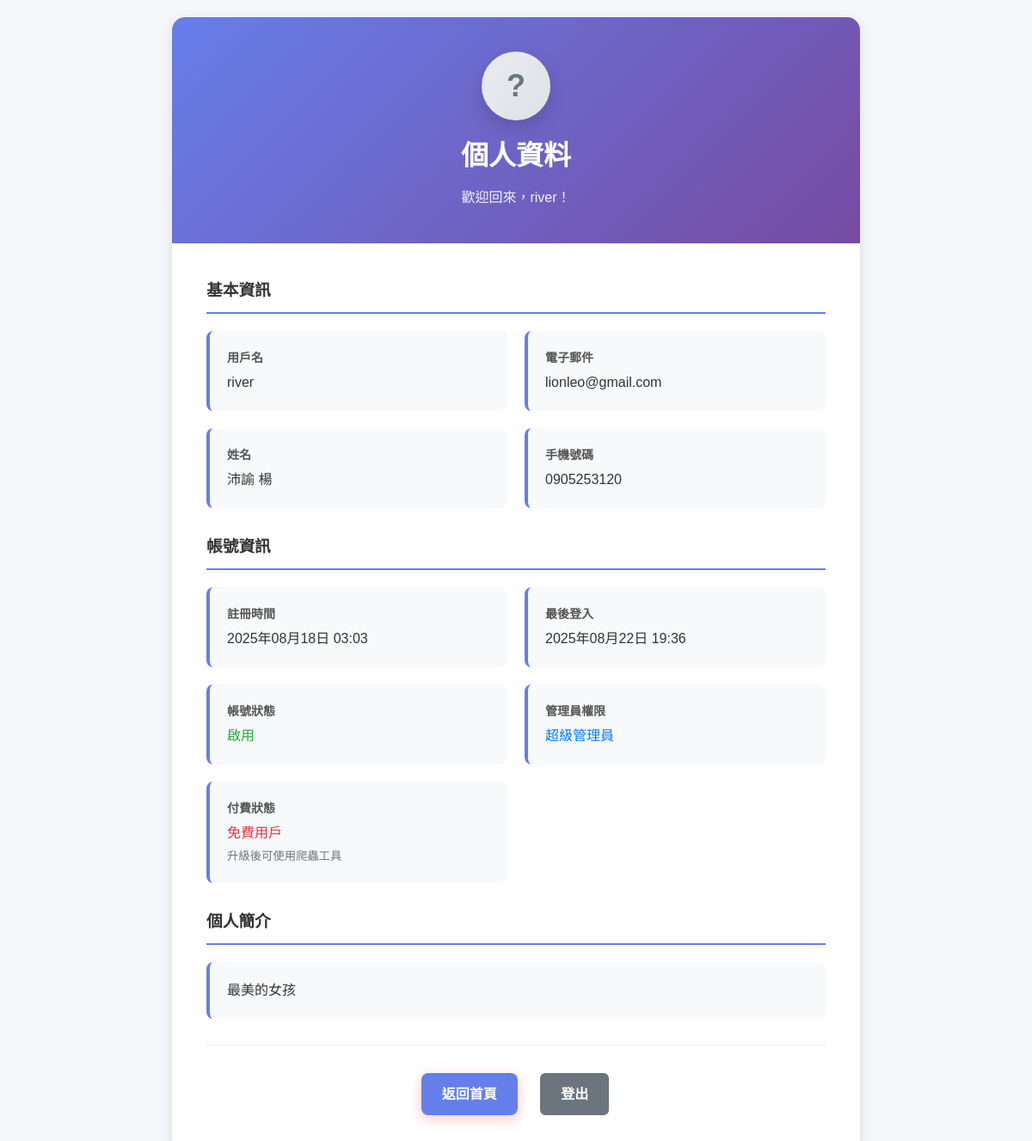
The page /accounts/profile/ (signed in) on the database as committed earlier.
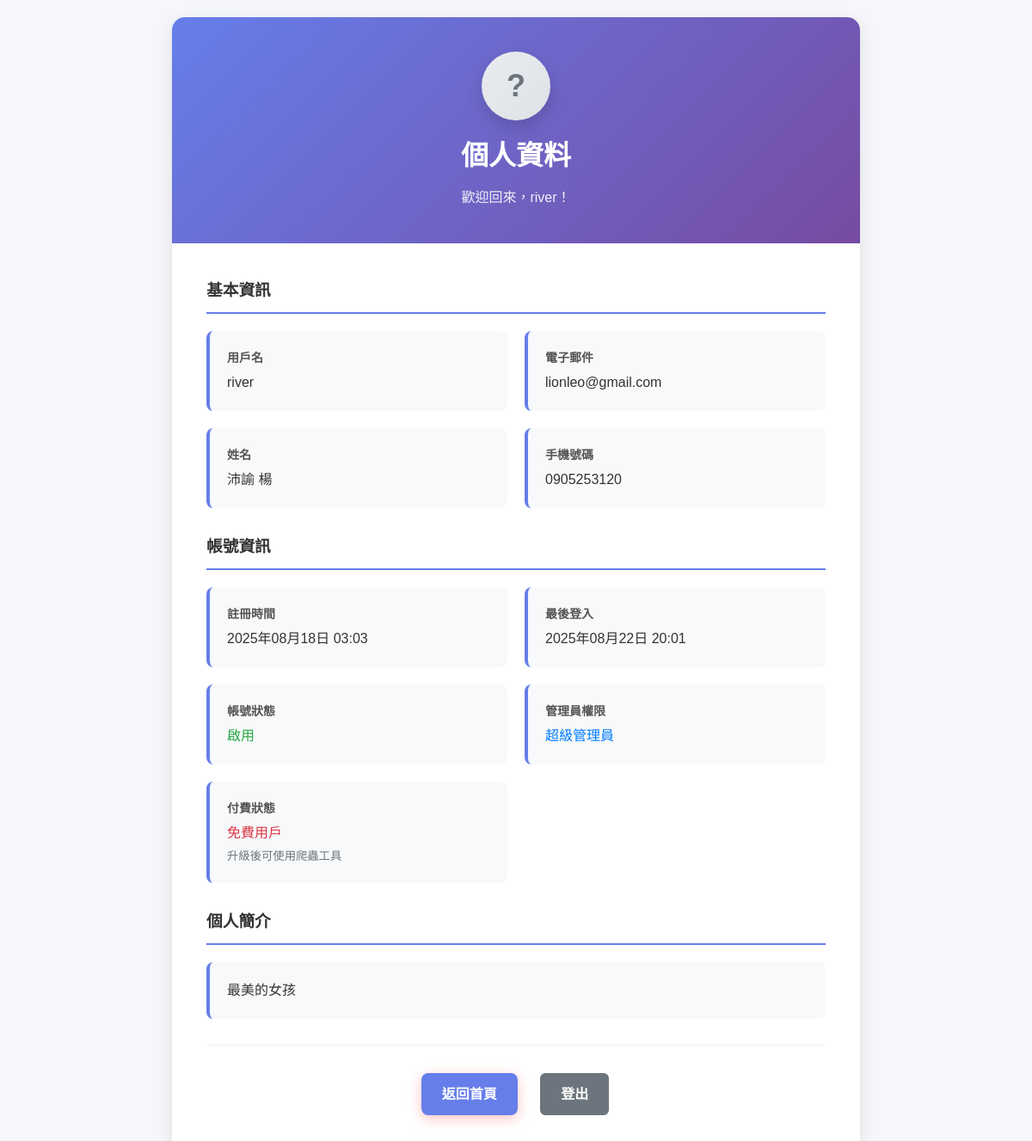
The same page on the database as committed later.
### Accounts/models.py (models this page shows, shortened)
class User(AbstractUser):
    email = models.EmailField(unique=True, verbose_name='電子郵件')
    phone = models.CharField(max_length=15, blank=True, null=True, verbose_name='手機號碼')
    avatar = models.ImageField(upload_to=avatar_upload_to, blank=True, null=True, verbose_name='頭像')
    bio = models.TextField(max_length=500, blank=True, verbose_name='個人簡介')
    is_premium = models.BooleanField(default=False, verbose_name='付費用戶')
    premium_expires_at = models.DateTimeField(blank=True, null=True, verbose_name='付費到期時間')
    date_joined = models.DateTimeField(default=timezone.now, verbose_name='註冊時間')
    last_login = models.DateTimeField(auto_now=True, verbose_name='最後登入')
    class Meta:
        verbose_name = '用戶'
        verbose_name_plural = '用戶'
    @property
    def is_premium_active(self):
        if not self.is_premium:
            return False
        if self.premium_expires_at and self.premium_expires_at < timezone.now():
            return False
        return True

### Accounts/views.py (the view)
# urls.py: path('profile/', views.profile, name='profile'),
@login_required
def profile(request):
    signer = TimestampSigner()
    avatar_url = None
    if request.user.avatar:
        token = signer.sign(f"{request.user.id}:{request.user.avatar.name}")
        avatar_url = reverse('Accounts:avatar', args=[request.user.id, token])
    return render(request, 'Accounts/profile.html', {
        'user': request.user,
        'avatar_url': avatar_url,
    })

### Accounts/templates/Accounts/profile.html (shortened to what this page needs)
{% load static %}
<!DOCTYPE html>
<html lang="zh-TW">
<head>
    <link rel="stylesheet" href="{% static 'home/css/home.css' %}">
    <link rel="stylesheet" href="{% static 'Accounts/css/profile.css' %}">
</head>
<body>
    <div class="profile-container">
        <div class="profile-card">
            <div class="profile-header">
                <div class="avatar-container">
                    {% if avatar_url %}
                        <img src="{{ avatar_url }}" alt="{{ user.username }} 的頭貼" class="avatar-image">
                    {% else %}
                        <div class="avatar-placeholder">?</div>
                    {% endif %}
                </div>
                <h1>個人資料</h1>
                <p>歡迎回來，{{ user.username }}！</p>
            </div>
            <div class="profile-content">
                <div class="profile-section">
                    <h3>基本資訊</h3>
                    <div class="profile-info">
                        <div class="info-item">
                            <div class="info-label">用戶名</div>
                            <div class="info-value">{{ user.username }}</div>
                        </div>
                        <div class="info-item">
                            <div class="info-label">電子郵件</div>
                            <div class="info-value">{{ user.email|default:"未設定" }}</div>
                        </div>
                        <div class="info-item">
                            <div class="info-label">姓名</div>
                            <div class="info-value">
                                {% if user.first_name or user.last_name %}
                                    {{ user.first_name }} {{ user.last_name }}
                                {% else %}
                                    未設定
                                {% endif %}
                            </div>
                        </div>
                        <div class="info-item">
                            <div class="info-label">手機號碼</div>
                            <div class="info-value">{{ user.phone|default:"未設定" }}</div>
                        </div>
                    </div>
                </div>
                <div class="profile-section">
                    <h3>帳號資訊</h3>
                    <div class="profile-info">
                        <div class="info-item">
                            <div class="info-label">註冊時間</div>
                            <div class="info-value">{{ user.date_joined|date:"Y年m月d日 H:i" }}</div>
                        </div>
                        <div class="info-item">
                            <div class="info-label">最後登入</div>
                            <div class="info-value">{{ user.last_login|date:"Y年m月d日 H:i" }}</div>
                        </div>
                        <div class="info-item">
                            <div class="info-label">帳號狀態</div>
                            <div class="info-value">
                                {% if user.is_active %}
                                    <span style="color: #28a745;">啟用</span>
                                {% else %}
                                    <span style="color: #dc3545;">停用</span>
                                {% endif %}
                            </div>
                        </div>
                        {% if user.is_superuser %}
                        <div class="info-item">
                            <div class="info-label">管理員權限</div>
                            <div class="info-value">
                                <span style="color: #007bff;">超級管理員</span>
                            </div>
                        </div>
                        {% endif %}
                        <div class="info-item">
                            <div class="info-label">付費狀態</div>
                            <div class="info-value">
                                {% if user.is_premium_active %}
                                    <span style="color: #28a745;">付費用戶</span>
                                    {% if user.premium_expires_at %}
                                        <br><small style="color: #6c757d;">到期時間：{{ user.premium_expires_at|date:"Y年m月d日" }}</small>
                                    {% endif %}
                                {% else %}
                                    <span style="color: #dc3545;">免費用戶</span>
                                    <br><small style="color: #6c757d;">升級後可使用爬蟲工具</small>
                                {% endif %}
                            </div>
                        </div>
                    </div>
                </div>
                {% if user.bio %}
                <div class="profile-section">
                    <h3>個人簡介</h3>
                    <div class="info-item">
                        <div class="info-value">{{ user.bio }}</div>
                    </div>
                </div>
                {% endif %}
                <div class="profile-actions">
                    <a href="{% url 'home' %}" class="btn btn-primary">返回首頁</a>
                    <a href="{% url 'Accounts:logout' %}" class="btn btn-secondary">登出</a>
                </div>
            </div>
        </div>
    </div>
</body>
</html>

### home/static/home/css/home.css (style rules this page uses)
* { margin: 0; padding: 0; box-sizing: border-box; }
body { font-family: 'Noto Sans TC', sans-serif; line-height: 1.6; color: #333; background-color: #f8f9fa; }
.btn { padding: 1rem 2rem; border: none; border-radius: 50px; font-size: 1rem; font-weight: 600; cursor: pointer; transition: all 0.3s ease; text-decoration: none; display: inline-block; }
.btn-primary { background: #ff6b6b; color: white; box-shadow: 0 4px 15px rgba(255,107,107,0.4); }
.btn-secondary { background: transparent; color: white; border: 2px solid white; }

### Accounts/static/Accounts/css/profile.css (style rules this page uses)
.profile-container { min-height: 100vh; background: #f5f7fa; padding: 20px; }
.profile-card { background: white; border-radius: 15px; box-shadow: 0 5px 20px rgba(0, 0, 0, 0.1); max-width: 800px; margin: 0 auto; overflow: hidden; }
.profile-header { background: linear-gradient(135deg, #667eea 0%, #764ba2 100%); color: white; padding: 40px; text-align: center; }
.avatar-container { width: 80px; height: 80px; margin: 0 auto 16px; border-radius: 50%; overflow: hidden; box-shadow: 0 8px 20px rgba(0, 0, 0, 0.15); background: linear-gradient(135deg, #e9ecef 0%, #dee2e6 100%); display: flex; align-items: center; justify-content: center; }
.avatar-placeholder { color: #6c757d; font-weight: 700; font-size: 36px; }
.profile-header h1 { margin: 0; font-size: 32px; margin-bottom: 10px; }
.profile-header p { margin: 0; opacity: 0.9; font-size: 16px; }
.profile-content { padding: 40px; }
.profile-section { margin-bottom: 30px; }
.profile-section h3 { color: #333; border-bottom: 2px solid #667eea; padding-bottom: 10px; margin-bottom: 20px; }
.profile-info { display: grid; grid-template-columns: repeat(auto-fit, minmax(250px, 1fr)); gap: 20px; }
.info-item { background: #f8f9fa; padding: 20px; border-radius: 8px; border-left: 4px solid #667eea; }
.info-label { font-weight: 600; color: #555; margin-bottom: 5px; font-size: 14px; }
.info-value { color: #333; font-size: 16px; }
.profile-actions { text-align: center; margin-top: 30px; padding-top: 30px; border-top: 1px solid #eee; }
.btn { display: inline-block; padding: 12px 24px; margin: 0 10px; border-radius: 8px; text-decoration: none; font-weight: 600; transition: all 0.3s ease; }
.btn-primary { background: #667eea; color: white; }
.btn-secondary { background: #6c757d; color: white; }

Rows that differ between the two databases and show on the page:
changed User "river": last_login "2025年08月22日 19:36" → "2025年08月22日 20:01"
